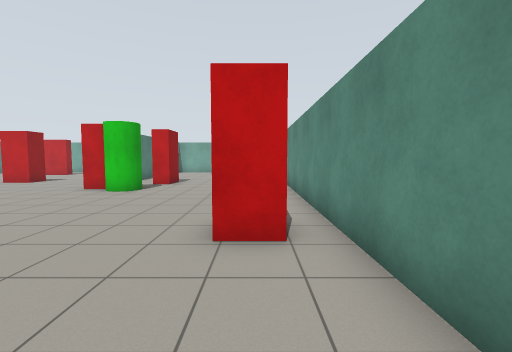
View 1 (above)

17 first-person views from a walk through a Gazebo world. The camera is 1.2 m above the floor, tilts 4° down and sees 90° across. The lines on the ground mark 1 m squares. The floor is counted in squares, 1 m on a side. Each view is taken from the middle of a square. On the plan, view 1 faces up. The plan holds only what a view shows up to about 12 squares ahead; the rest is blank.

View 2
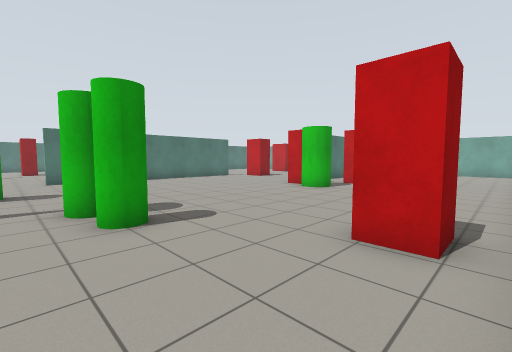

View 3
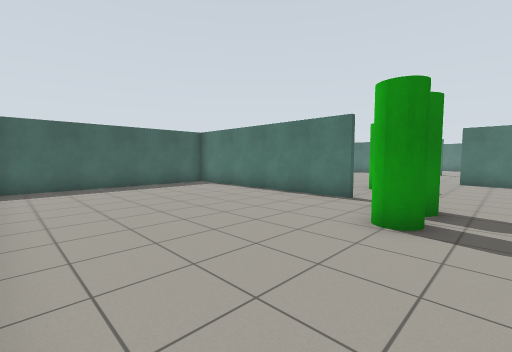

View 4
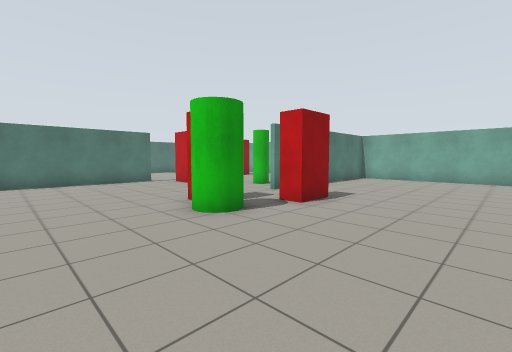

View 5
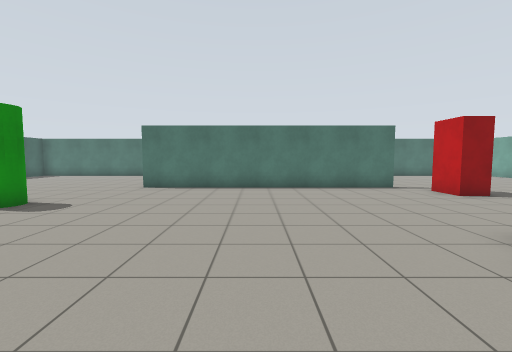

View 6
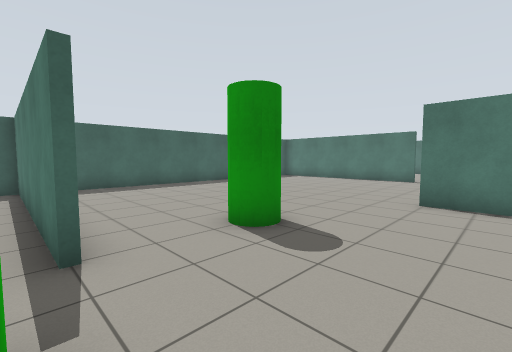

View 7
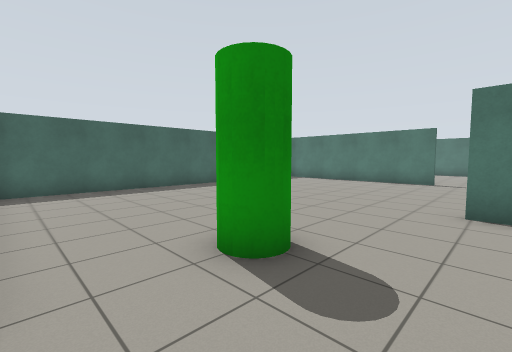

View 8
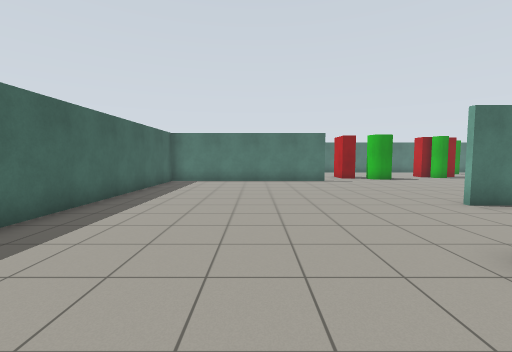

View 9
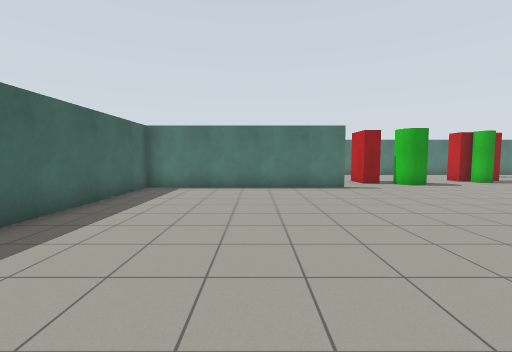

View 10
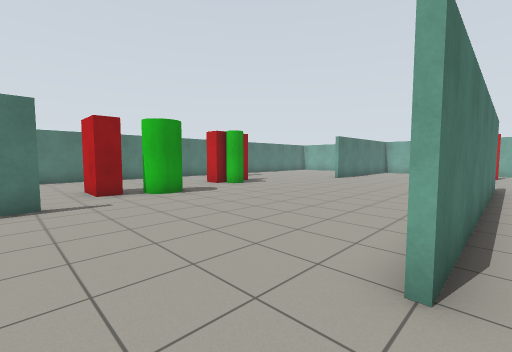

View 11
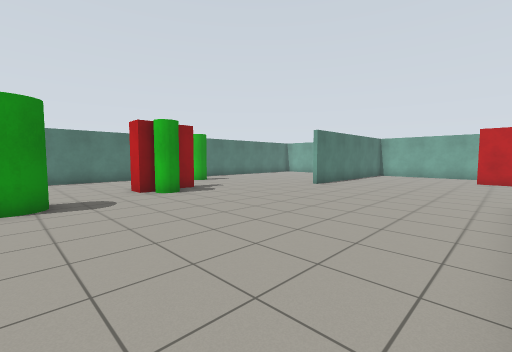

View 12
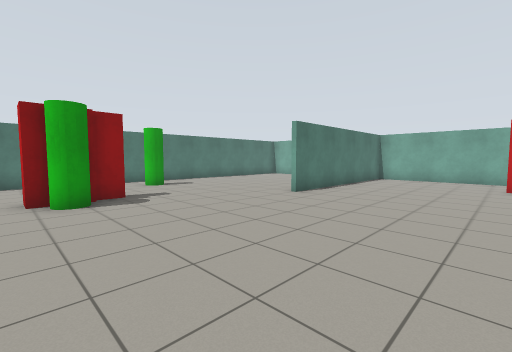

View 13
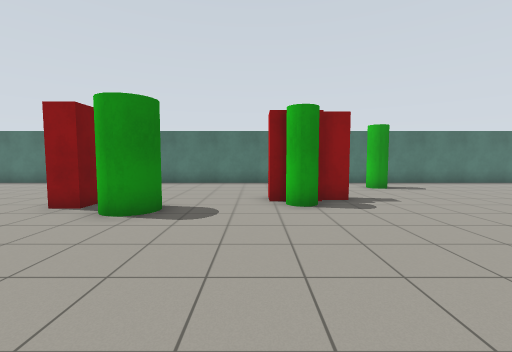

View 14
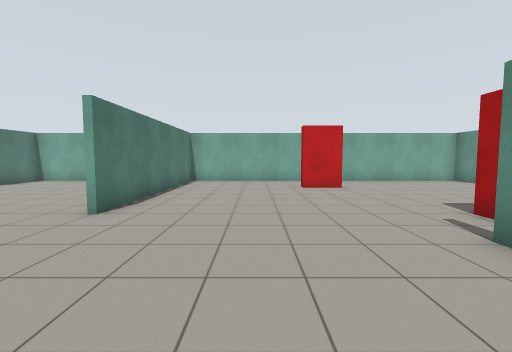

View 15
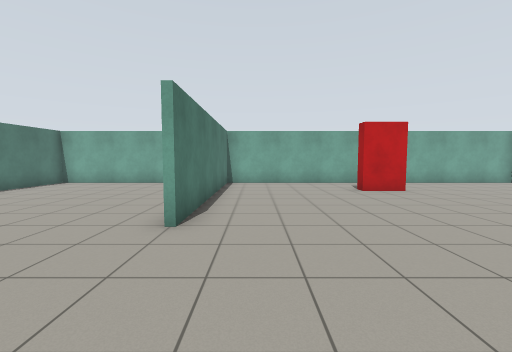

View 16
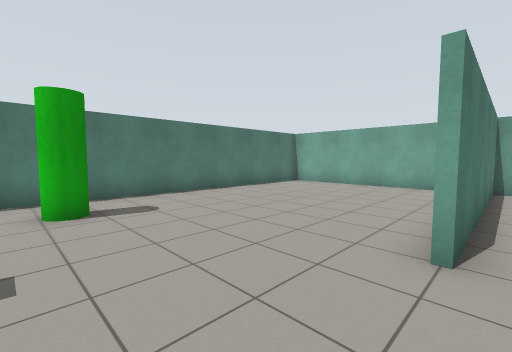

View 17
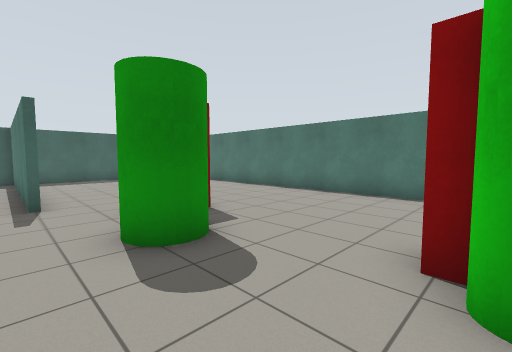

### Floor plan
Points are (right, up) in squares from view 1. A wall is a line through its corners. A room is listed if a view was taken in it or the views show most of it. See-through windows are left out.
Room 1 (views 1, 2, 3, 4, 5, 6, 7, 8, 9, 10, 11, 12, 13, 14, 15, 16, 17)
walls: (-13.4, 11.6) (-13.4, 1.4); (-20.4, -0.4) (-20.4, -8.4) (-6.9, -8.4); (-23.3, 8.8) (-23.3, 7.9); (-6.4, -0.4) (-6.4, -8.4) (1.1, -8.4); (-28.4, 6.6) (-28.4, -1.7); (-15, 21.4) (-16.7, 21.4); (1.4, 1.2) (1.4, 11.6); (-21.7, -8.4) (-21.2, -8.4); (-20.4, 21.4) (-20.4, 13.4); (-22, 21.4) (-25.6, 21.4); (-28.4, 21.1) (-28.4, 9.9); (0.1, 21.4) (-1.7, 21.4)
objects: green cylinder (-27, 11) to (-26, 11); red box (-23, 1) to (-22, 2); red box (-23, 6); green cylinder (-23, 7); green cylinder (-22, 3) to (-21, 4); red box (-15, 19) to (-14, 19); red box (-12, 13) to (-11, 13); green cylinder (-10, -1) to (-9, 0); green cylinder (-9, 15) to (-8, 15); green cylinder (-6, 1) to (-5, 2); red box (-6, 10) to (-6, 11); green cylinder (-5, 9) to (-5, 10); green cylinder (-4, 1) to (-4, 2); red box (-4, 12) to (-4, 13); red box (0, 4)

Where each view was taken, in squares from view 1:
view 1: 0 up, 0 right, facing up
view 2: 0 up, 1 right, facing up-left
view 3: 3 up, 1 right, facing down-left
view 4: 6 up, 0 right, facing up-left
view 5: 6 up, 3 left, facing left
view 6: 3 up, 6 left, facing down-left
view 7: 2 up, 7 left, facing down-left
view 8: 4 down, 7 left, facing left
view 9: 4 down, 10 left, facing left
view 10: 1 down, 13 left, facing up-left
view 11: 3 up, 14 left, facing up-left
view 12: 6 up, 15 left, facing up-left
view 13: 6 up, 16 left, facing left
view 14: 8 up, 17 left, facing up
view 15: 9 up, 19 left, facing up
view 16: 10 up, 20 left, facing up-left
view 17: 7 up, 20 left, facing down-left
